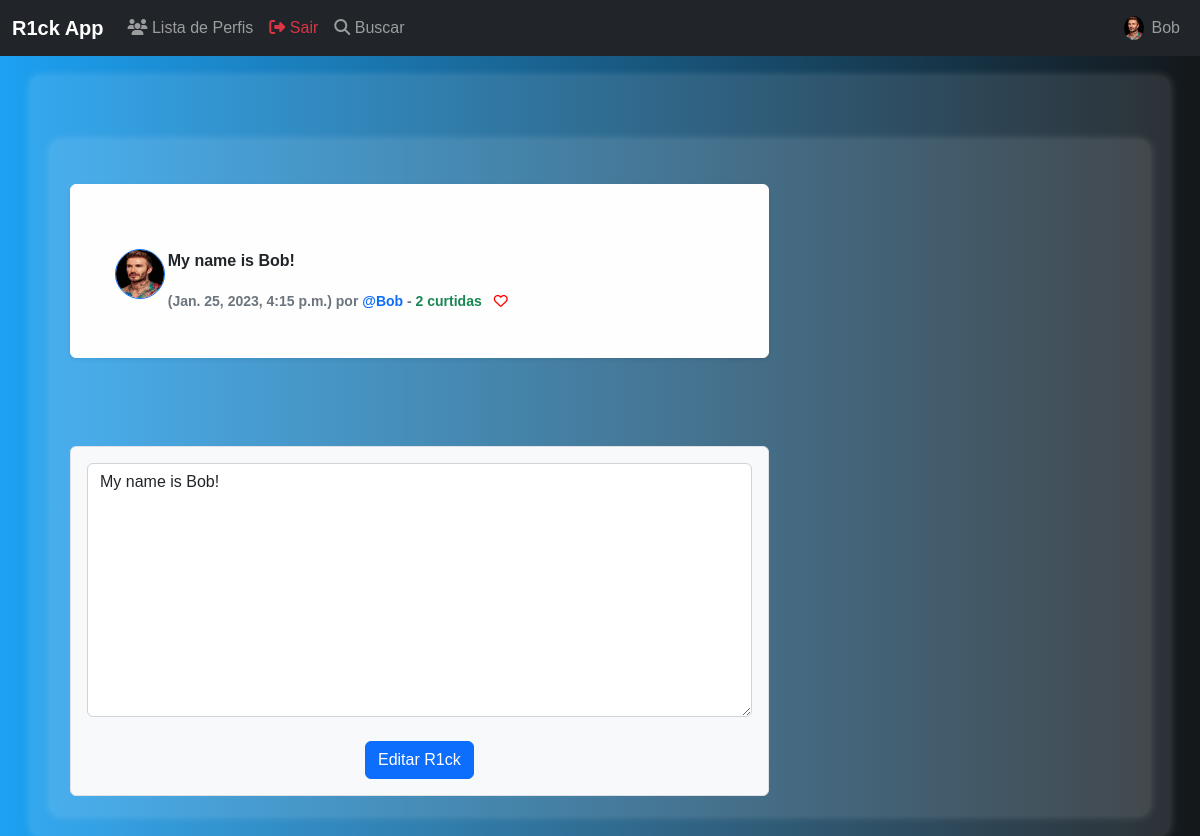
/edit_meep/2 (signed in), run on the app's committed database.
### musker/models.py (models this page shows, shortened)
class Profile(models.Model):
	user = models.OneToOneField(User, on_delete=models.CASCADE)
	follows = models.ManyToManyField("self",
		related_name="followed_by",
		symmetrical=False,
		blank=True)
	date_modified = models.DateTimeField(User, auto_now=True)
	profile_image = models.ImageField(null=True, blank=True, upload_to="images/")
	profile_bio = models.CharField(null=True, blank=True, max_length=500)
	homepage_link = models.CharField(null=True, blank=True, max_length=100)
	facebook_link = models.CharField(null=True, blank=True, max_length=100)
	instagram_link = models.CharField(null=True, blank=True, max_length=100)
	linkedin_link = models.CharField(null=True, blank=True, max_length=100)

class Meep(models.Model):
	user = models.ForeignKey(
		User, related_name="meeps",
		on_delete=models.DO_NOTHING
		)
	body = models.CharField(max_length=200)
	created_at = models.DateTimeField(auto_now_add=True)
	likes = models.ManyToManyField(User, related_name="meep_like", blank=True)
	def number_of_likes(self):
		return self.likes.count()

### musker/views.py (the view)
# urls.py: path('edit_meep/<int:pk>', views.edit_meep, name="edit_meep"),
def edit_meep(request,pk):
	if request.user.is_authenticated:
		meep = get_object_or_404(Meep, id=pk)
		if request.user.username == meep.user.username:
			form = MeepForm(request.POST or None, instance=meep)
			if request.method == "POST":
				if form.is_valid():
					meep = form.save(commit=False)
					meep.user = request.user
					meep.save()
					messages.success(request, ("Your Meep Has Been Updated!"))
					return redirect('home')
			else:
				return render(request, "edit_meep.html", {'form':form, 'meep':meep})
		else:
			messages.success(request, ("You Don't Own That Meep!!"))
			return redirect('home')
	else:
		messages.success(request, ("Please Log In To Continue..."))
		return redirect('home')

### musker/forms.py
class MeepForm(forms.ModelForm):
	body = forms.CharField(required=True,
		widget=forms.widgets.Textarea(
			attrs={
			"placeholder": "Poste seu primeiro R1ck!",
			"class":"form-control",
			}
			),
			label="",
		)
	class Meta:
		model = Meep
		exclude = ("user", "likes",)

### musker/templates/edit_meep.html (shortened to what this page needs)
{% extends 'base.html' %}
{% load static %}
{% block content %}
<div class="container text-center">
    <div class="row">
        <div class="col-md-8">
            <br/>
            <div class="alert alert-light shadow-sm p-4 rounded" role="alert">
                <div class="container">
                    <div class="row">
                        <div class="col-1">
                            {% if meep.user.profile.profile_image %}
                                <img src="{{ meep.user.profile.profile_image.url }}" width=50 height=50 class="rounded-circle border border-primary" alt="{{ profile.user.username }}">
                            {% else %}
                                <img src="{% static 'images/default_profile_pic.png' %}" width=50 height=50 class="rounded-circle border border-secondary" alt="{{ profile.user.username }}">
                            {% endif %}
                        </div>
                        <div class="col-11 text-start">
                            <p class="fw-bold text-dark">{{ meep.body }}</p>
                            <small class="text-muted">
                                ({{ meep.created_at }}) por
                                <strong class="text-primary">@{{ meep.user.username }}</strong>
                                - <span class="text-success">{{ meep.number_of_likes }} curtidas</span>
                                {% if user in meep.likes.all %}
                                    <a href="{% url 'meep_like' meep.id %}" class="ms-2">
                                        <i class="fa-solid fa-heart" style="color:red"></i>
                                    </a>
                                {% else %}
                                    <a href="{% url 'meep_like' meep.id %}" class="ms-2">
                                        <i class="fa fa-heart-o" style="color:red"></i>
                                    </a>
                                {% endif %}
                            </small>
                        </div>
                    </div>
                </div>
            </div>
            <br/><br/><br/>
            {% if form %}
                <form method="POST" class="p-3 border rounded bg-light">
                    {{ form.as_p }}
                    <button type="submit" class="btn btn-primary mt-2">Editar R1ck</button>
                </form>
            {% endif %}
        </div>
    </div>
</div>
{% endblock %}

### musker/templates/navbar.html (shortened to what this page needs)
{% load static %}
<nav class="navbar navbar-expand-lg navbar-dark bg-dark">
  <div class="container-fluid">
    <a class="navbar-brand fw-bold" href="{% url 'home' %}">
       R1ck App
    </a>
    <div class="collapse navbar-collapse" id="navbarSupportedContent">
      <ul class="navbar-nav me-auto mb-2 mb-lg-0">
        <li class="nav-item">
          <a class="nav-link" href="{% url 'profile_list' %}">
            <i class="fa-solid fa-users"></i> Lista de Perfis
          </a>
        </li>
        {% if user.is_authenticated %}
        <li class="nav-item">
          <a class="nav-link text-danger" href="{% url 'logout' %}">
            <i class="fa-solid fa-sign-out-alt"></i> Sair
          </a>
        </li>
        {% endif %}
        <li class="nav-item">
          <a class="nav-link" href="{% url 'search' %}">
            <i class="fa-solid fa-search"></i> Buscar
          </a>
        </li>
      </ul>
      {% if user.is_authenticated %}
        <ul class="navbar-nav ms-auto">
          <li class="nav-item">
            <a href="{% url 'profile' request.user.id %}" class="nav-link d-flex align-items-center">
              {% if user.profile.profile_image %}
                <img src="{{ user.profile.profile_image.url }}" class="rounded-circle" width="20" alt="{{ user.username }}">
              {% else %}
                <img src="{% static 'images/default_profile_pic.png' %}" class="rounded-circle" width="20" alt="Imagem de perfil padrão">
              {% endif %}
              <span class="ms-2">{{ user.username }}</span>
            </a>
          </li>
        </ul>
      {% endif %}
    </div>
  </div>
</nav>

### musker/templates/base.html (style rules this page uses)
body { background: linear-gradient(to right, #1DA1F2, #14171A); color: white; font-family: Arial, sans-serif; }
.container { margin-top: 20px; background: rgba(255, 255, 255, 0.1); padding: 20px; border-radius: 10px; box-shadow: 0px 0px 10px rgba(255, 255, 255, 0.2); }
.alert { font-weight: bold; border-radius: 8px; }

### data on the page
Meep: user.profile.profile_image (picture), body "My name is Bob!", created_at "Jan. 25, 2023, 4:15 p.m.", user.username "Bob", number_of_likes "2"

### other printed values
{{ user.username }} "Bob"
